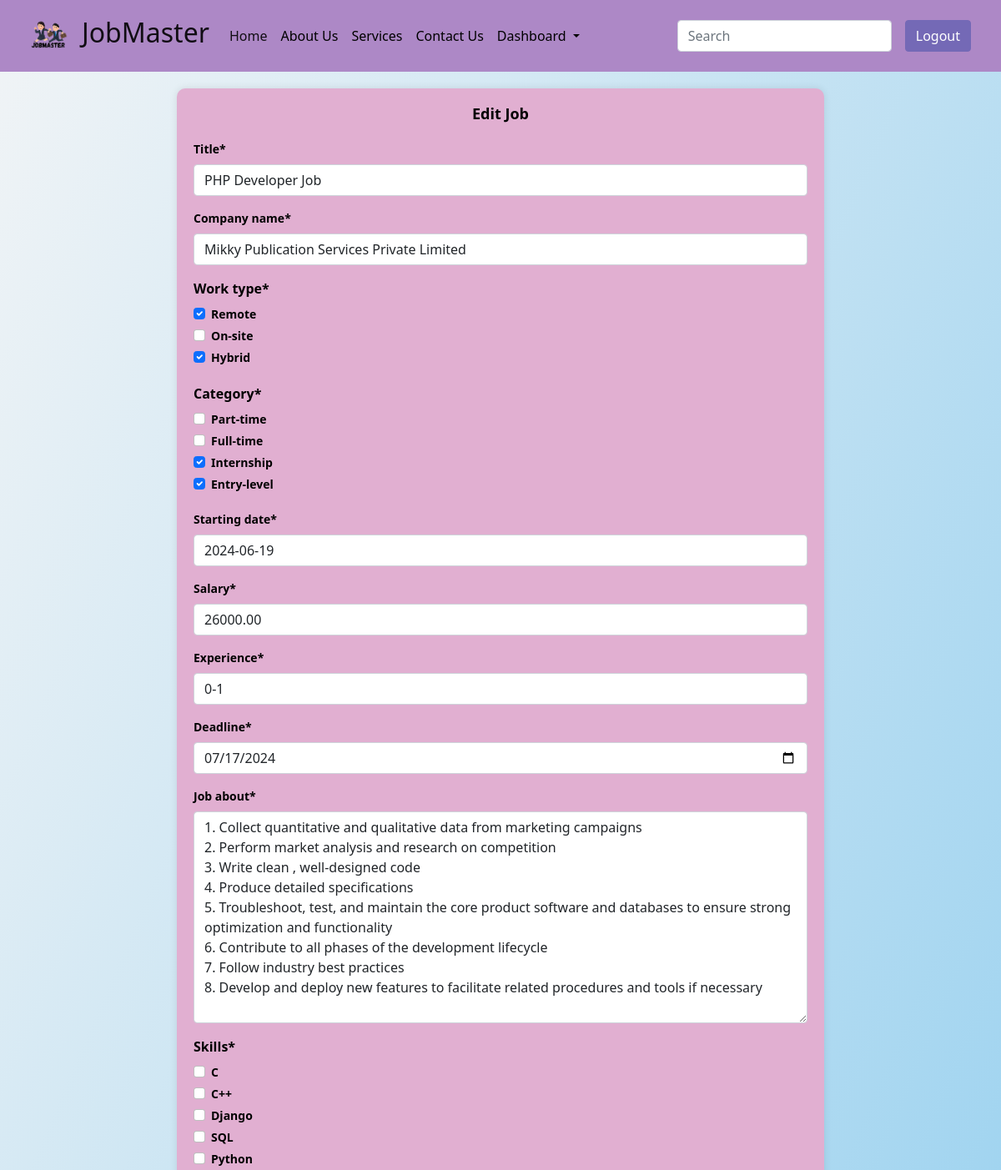
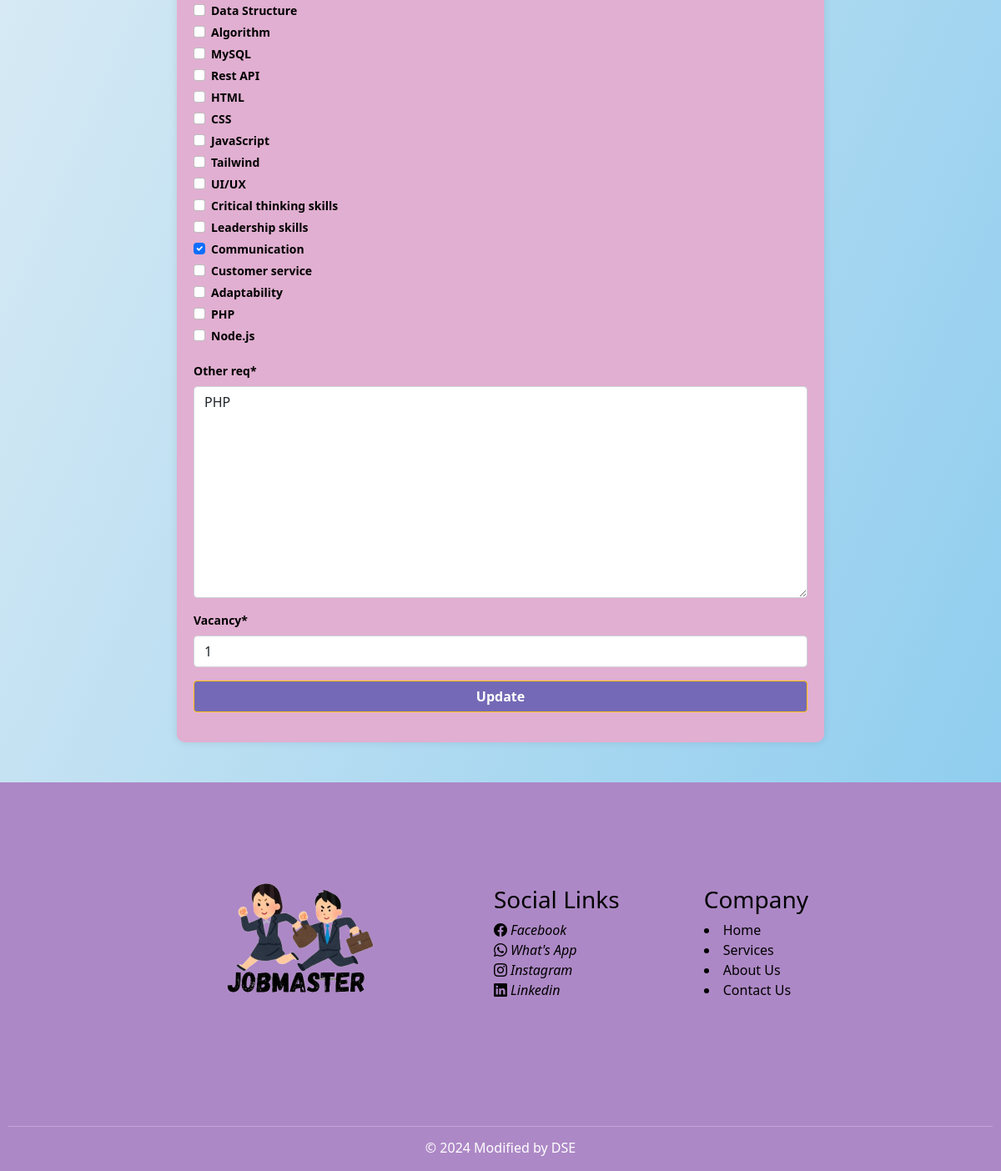
Page /job/job/11/edit/ (signed in) on the committed database (2 pictures, top to bottom).
### job/models.py (models this page shows, shortened)
class JobDetails(models.Model):
    title = models.CharField(max_length=100)
    user = models.ForeignKey(User, on_delete = models.CASCADE)
    company_name = models.CharField(max_length=100)
    work_type = models.ManyToManyField(JobType)
    category = models.ManyToManyField(Category)
    starting_date = models.CharField(max_length=100)
    salary = models.DecimalField(max_digits=12, decimal_places=2)
    experience = models.CharField(max_length=50)
    deadline = models.DateField()
    post_date = models.DateField(auto_now_add=True)
    applicants = models.IntegerField(default=0)
    job_about = models.TextField()
    skills = models.ManyToManyField(Skill)
    other_req = models.TextField()
    vacancy = models.IntegerField()

### job/views.py (the view)
# urls.py: path('job/<int:job_id>/edit/', views.edit_job, name='edit_job'),
@login_required
def edit_job(request, job_id):
    job = get_object_or_404(JobDetails, pk=job_id)
    if request.method == 'POST':
        form = EditJobForm(request.POST, instance=job)
        if form.is_valid():
            form.save()
            return redirect('job_details', job_id=job_id)
    else:
        form = EditJobForm(instance=job)
    return render(request, 'edit_jobs.html', {'form': form, 'job': job})

### category/models.py (called while the page is built)
    def __str__(self):
        return self.name

    def __str__(self):
        return self.type

### job/models.py (called while the page is built)
    def __str__(self):
        return self.name

### job/templates/edit_jobs.html (shortened to what this page needs)
{% extends "base.html" %}
{% load crispy_forms_tags %}
{% load static %}
{% block content %}
<main>
    <div class='container mb-5' style='margin-top:20px; max-width: 800px;'>
    <div class="row mt-3">
        <div class="col-md-12">
            <div class="form-card" style="padding: 20px; border-radius: 10px; box-shadow: 0 0 10px rgba(0, 0, 0, 0.1);  background-color: #E1AFD1">
                <form method="post" style="color: black; font-weight: bold; font-size: 14px;">
                    <h3 style="text-align: center; margin-bottom: 20px; font-weight: bold; color: black; font-size: 18px;">Edit Job</h3>
                    {{ form|crispy }}
                    <button type="submit" class="btn btn-warning mb-3" style="width: 100%; background-color: #7469B6; border-color: #ffc107; font-weight: bold; font-size: 16px; color:white">Update</button>
                </form>
            </div>
        </div>
    </div>
</div>
</main>
{% endblock %}

### static/style.css (style rules this page uses)
body, h1, h2, h3, p, ul, li { margin: 0; padding: 0; }
body { font-family: "Roboto Slab", serif; line-height: 1.6; color: #333; background-color: #c07ed6; margin: 0; padding: 0; }
main { flex: 1; min-height: 450px; }
button { color: #c8c3ca; }

### rows in the picture
JobDetails: title "PHP Developer Job", company_name "Mikky Publication Services Private Limited", starting_date "2024-06-19", salary "26000.00", experience "0-1", deadline "07/17/2024", job_about "1. Collect quantitative and qualitative data from marketing campaigns 2. Perform market analysis and research on competition 3. Write clean , well-designed code 4. Produce detailed specifications 5. Troubleshoot, test, and maintain the core product software and databases to ensure strong optimization and functionality 6. Contribute to all phases of the development lifecycle 7. Follow industry best practices 8. Develop and deploy new features to facilitate related procedures and tools if necessary", other_req "PHP", vacancy "1"
